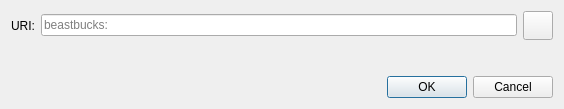
<?xml version="1.0" encoding="UTF-8"?>
<ui version="4.0">
 <class>OpenURIDialog</class>
 <widget class="QDialog" name="OpenURIDialog">
  <property name="geometry">
   <rect>
    <x>0</x>
    <y>0</y>
    <width>564</width>
    <height>109</height>
   </rect>
  </property>
  <property name="windowTitle">
   <string>Open BeastBucks URI</string>
  </property>
  <layout class="QVBoxLayout" name="verticalLayout">
   <item>
    <layout class="QHBoxLayout" name="horizontalLayout">
     <item>
      <widget class="QLabel" name="label">
       <property name="text">
        <string>URI:</string>
       </property>
      </widget>
     </item>
     <item>
      <widget class="QValidatedLineEdit" name="uriEdit">
       <property name="placeholderText">
        <string notr="true">beastbucks:</string>
       </property>
      </widget>
     </item>
     <item>
      <widget class="QToolButton" name="pasteButton">
       <property name="toolTip">
        <string extracomment="Tooltip text for button that allows you to paste an address that is in your clipboard.">Paste address from clipboard</string>
       </property>
       <property name="text">
        <string/>
       </property>
       <property name="icon">
        <iconset resource="../bitcoin.qrc">
         <normaloff>:/icons/editpaste</normaloff>:/icons/editpaste
        </iconset>
       </property>
       <property name="iconSize">
        <size>
         <width>22</width>
         <height>22</height>
        </size>
       </property>
      </widget>
     </item>
    </layout>
   </item>
   <item>
    <spacer name="verticalSpacer">
     <property name="orientation">
      <enum>Qt::Vertical</enum>
     </property>
     <property name="sizeHint" stdset="0">
      <size>
       <width>20</width>
       <height>40</height>
      </size>
     </property>
    </spacer>
   </item>
   <item>
    <widget class="QDialogButtonBox" name="buttonBox">
     <property name="orientation">
      <enum>Qt::Horizontal</enum>
     </property>
     <property name="standardButtons">
      <set>QDialogButtonBox::Cancel|QDialogButtonBox::Ok</set>
     </property>
    </widget>
   </item>
  </layout>
 </widget>
 <customwidgets>
  <customwidget>
   <class>QValidatedLineEdit</class>
   <extends>QLineEdit</extends>
   <header>qt/qvalidatedlineedit.h</header>
  </customwidget>
 </customwidgets>
 <resources/>
 <connections>
  <connection>
   <sender>buttonBox</sender>
   <signal>accepted()</signal>
   <receiver>OpenURIDialog</receiver>
   <slot>accept()</slot>
   <hints>
    <hint type="sourcelabel">
     <x>248</x>
     <y>254</y>
    </hint>
    <hint type="destinationlabel">
     <x>157</x>
     <y>274</y>
    </hint>
   </hints>
  </connection>
  <connection>
   <sender>buttonBox</sender>
   <signal>rejected()</signal>
   <receiver>OpenURIDialog</receiver>
   <slot>reject()</slot>
   <hints>
    <hint type="sourcelabel">
     <x>316</x>
     <y>260</y>
    </hint>
    <hint type="destinationlabel">
     <x>286</x>
     <y>274</y>
    </hint>
   </hints>
  </connection>
 </connections>
</ui>
